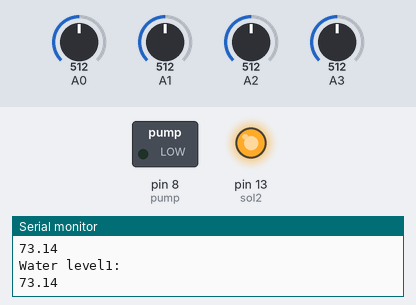
The sketch below on a simulated Arduino Uno, built with avr-gcc and run on an emulated ATmega328P. Parts: switched loads named in the sketch (green lamp = pin HIGH), output pins drawn as LEDs (lit = HIGH), the last lines printed to the serial monitor. The inputs (shaded band) are chosen by the test bench; at power-on: A0 = 512, A1 = 512, A2 = 512, A3 = 512.

Above: at 1.8 s.
1.9 s: A0 set to 810
4.2 s: A0 set to 829
At 7.3 s:
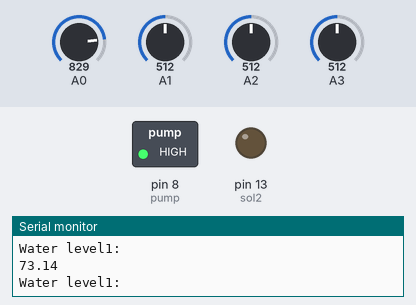
7.6 s: A0 set to 716
At 10.4 s:
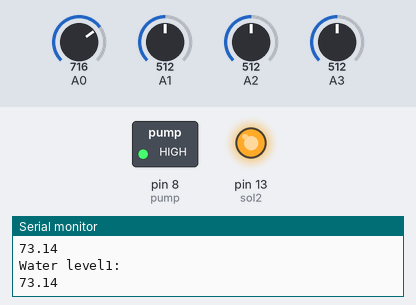
10.7 s: A0 set to 992
At 12.7 s:
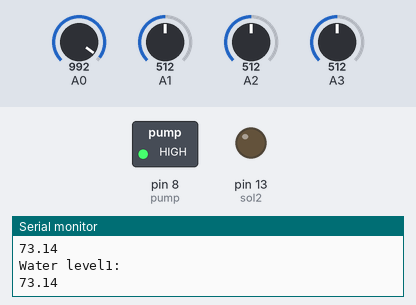
13.8 s: A0 set to 306
At 15.9 s:
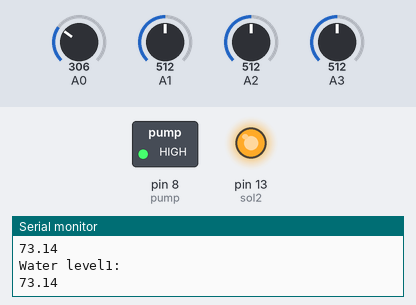
Timing chart, 0 to 17.4 s (numbered marks = the images above; inputs shaded):
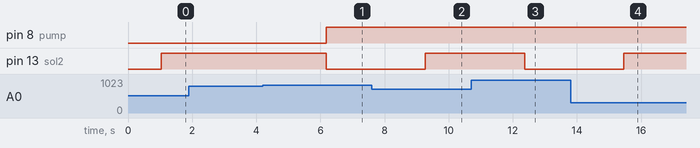

The sketch:

sketch_feb17a.ino
```cpp
#define sol1 7
#define sol2 13
#define pump 8
void setup() {
pinMode(A1,INPUT);
pinMode(A0,INPUT);
pinMode(A2,INPUT);
pinMode(A3,INPUT);
pinMode(sol2,OUTPUT);
pinMode(pump,OUTPUT);

Serial.begin(9600);
  // put your setup code here, to run once:

}

void loop() {
float A=analogRead(A1);
float B=analogRead(A0);
float C=analogRead(A2);
float D=analogRead(A3);
float H=(A/1023)*100;
float I=(B/1023)*100;
float J=(C/700)*100;
float K=(D/700)*100;
Serial.println("Soil moisture 1:");
Serial.println(H);
Serial.println("Soil moisture 2:");
Serial.println(I);
Serial.println("Water level1:");
Serial.println(J);
Serial.println("Water level1:");
Serial.println(K);
delay(1000);
if(H>=80)
{
  digitalWrite(sol2,LOW);
  digitalWrite(pump,HIGH);
}
else
{
  digitalWrite(sol2,HIGH);
}
if(I>=80)
{
  digitalWrite(sol2,LOW);
  digitalWrite(pump,HIGH);
}
else
{
  digitalWrite(sol2,HIGH);
}


  // put your main code here, to run repeatedly:

}
```

Measured:
- the behaviour switches between 818 and 819 on A0 (found by bisection; images 0 and 1)
- after the input at 4.2 s, pin 8 (pump): LOW → HIGH after 2.0 s; pin 13 (sol2): HIGH → LOW after 2.0 s
- after the input at 7.6 s, pin 13 (sol2): LOW → HIGH after 1.7 s
- after the input at 10.7 s, pin 13 (sol2): HIGH → LOW after 1.7 s
- after the input at 13.8 s, pin 13 (sol2): LOW → HIGH after 1.7 s
